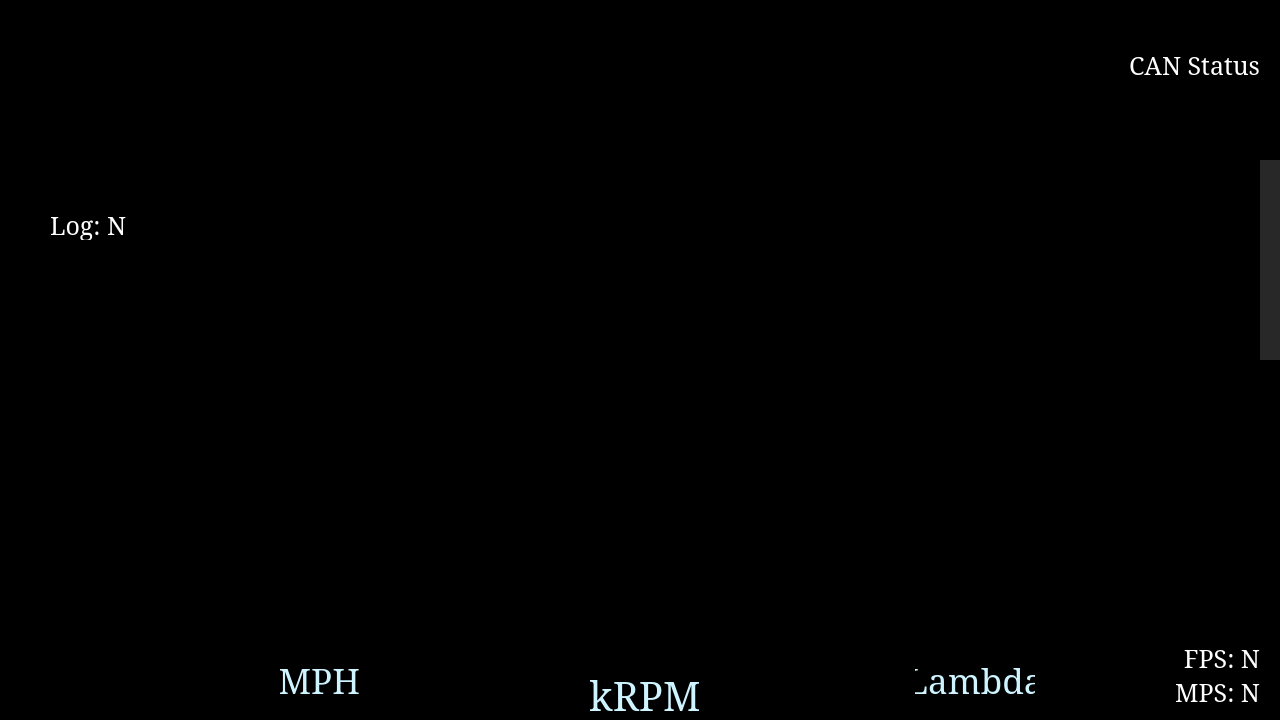
<?xml version="1.0" encoding="UTF-8"?>
<ui version="4.0">
 <class>MainWindow</class>
 <widget class="QMainWindow" name="MainWindow">
  <property name="geometry">
   <rect>
    <x>0</x>
    <y>0</y>
    <width>1280</width>
    <height>720</height>
   </rect>
  </property>
  <property name="sizePolicy">
   <sizepolicy hsizetype="Preferred" vsizetype="Preferred">
    <horstretch>0</horstretch>
    <verstretch>0</verstretch>
   </sizepolicy>
  </property>
  <property name="font">
   <font>
    <family>Garamond</family>
   </font>
  </property>
  <property name="cursor">
   <cursorShape>BlankCursor</cursorShape>
  </property>
  <property name="windowTitle">
   <string>MainWindow</string>
  </property>
  <property name="styleSheet">
   <string notr="true">background-color: black;font-family:Garamond;</string>
  </property>
  <widget class="QWidget" name="centralwidget">
   <property name="font">
    <font>
     <family>Garamond</family>
    </font>
   </property>
   <widget class="VelocityDial" name="VelocityDial" native="true">
    <property name="geometry">
     <rect>
      <x>140</x>
      <y>410</y>
      <width>375</width>
      <height>375</height>
     </rect>
    </property>
   </widget>
   <widget class="AFRDial" name="AFRDial" native="true">
    <property name="geometry">
     <rect>
      <x>765</x>
      <y>410</y>
      <width>375</width>
      <height>375</height>
     </rect>
    </property>
   </widget>
   <widget class="RPMDial" name="RPMDial" native="true">
    <property name="geometry">
     <rect>
      <x>390</x>
      <y>350</y>
      <width>500</width>
      <height>500</height>
     </rect>
    </property>
   </widget>
   <widget class="QLabel" name="RPMLabel">
    <property name="geometry">
     <rect>
      <x>590</x>
      <y>675</y>
      <width>110</width>
      <height>40</height>
     </rect>
    </property>
    <property name="styleSheet">
     <string notr="true">color: #CEF4FF;background-color:rgba(0,0,0,0);font-size:40px;</string>
    </property>
    <property name="text">
     <string>kRPM</string>
    </property>
    <property name="alignment">
     <set>Qt::AlignCenter</set>
    </property>
   </widget>
   <widget class="QLabel" name="VelocityLabel">
    <property name="geometry">
     <rect>
      <x>280</x>
      <y>665</y>
      <width>80</width>
      <height>30</height>
     </rect>
    </property>
    <property name="styleSheet">
     <string notr="true">color: #CEF4FF;background-color:rgba(0,0,0,0);font-size:35px</string>
    </property>
    <property name="text">
     <string>MPH</string>
    </property>
    <property name="alignment">
     <set>Qt::AlignRight|Qt::AlignTrailing|Qt::AlignVCenter</set>
    </property>
   </widget>
   <widget class="QLabel" name="AFRLabel">
    <property name="geometry">
     <rect>
      <x>915</x>
      <y>665</y>
      <width>120</width>
      <height>30</height>
     </rect>
    </property>
    <property name="styleSheet">
     <string notr="true">color: #CEF4FF;background-color:rgba(0,0,0,0);font-size:35px;</string>
    </property>
    <property name="text">
     <string>Lambda</string>
    </property>
    <property name="alignment">
     <set>Qt::AlignCenter</set>
    </property>
   </widget>
   <widget class="GearWidget" name="Gear" native="true">
    <property name="geometry">
     <rect>
      <x>500</x>
      <y>24</y>
      <width>280</width>
      <height>310</height>
     </rect>
    </property>
   </widget>
   <widget class="BorderBackgroundWidget" name="LeftNumBox" native="true">
    <property name="geometry">
     <rect>
      <x>230</x>
      <y>50</y>
      <width>240</width>
      <height>330</height>
     </rect>
    </property>
    <widget class="CoolantDisplay" name="CoolantTemp" native="true">
     <property name="geometry">
      <rect>
       <x>0</x>
       <y>0</y>
       <width>240</width>
       <height>165</height>
      </rect>
     </property>
    </widget>
    <widget class="ExhaustDisplay" name="ExhaustTemp" native="true">
     <property name="geometry">
      <rect>
       <x>0</x>
       <y>165</y>
       <width>240</width>
       <height>165</height>
      </rect>
     </property>
     <property name="styleSheet">
      <string notr="true">color: white; font-size : 80pt; background-color : rgba(0, 0, 0, 0)</string>
     </property>
    </widget>
   </widget>
   <widget class="BorderBackgroundWidget" name="RightNumBox" native="true">
    <property name="geometry">
     <rect>
      <x>810</x>
      <y>50</y>
      <width>240</width>
      <height>330</height>
     </rect>
    </property>
    <widget class="BrakeDisplay" name="Brake" native="true">
     <property name="geometry">
      <rect>
       <x>0</x>
       <y>0</y>
       <width>240</width>
       <height>165</height>
      </rect>
     </property>
    </widget>
    <widget class="BatteryDisplay" name="Battery" native="true">
     <property name="geometry">
      <rect>
       <x>0</x>
       <y>165</y>
       <width>240</width>
       <height>165</height>
      </rect>
     </property>
    </widget>
   </widget>
   <widget class="QLabel" name="TimeLabel">
    <property name="geometry">
     <rect>
      <x>850</x>
      <y>15</y>
      <width>410</width>
      <height>30</height>
     </rect>
    </property>
    <property name="styleSheet">
     <string notr="true">color: white; font-size : 25px; background-color : rgba(0, 0, 0, 0)</string>
    </property>
    <property name="text">
     <string/>
    </property>
    <property name="alignment">
     <set>Qt::AlignRight|Qt::AlignTrailing|Qt::AlignVCenter</set>
    </property>
   </widget>
   <widget class="QLabel" name="LogLabel">
    <property name="geometry">
     <rect>
      <x>50</x>
      <y>210</y>
      <width>100</width>
      <height>30</height>
     </rect>
    </property>
    <property name="styleSheet">
     <string notr="true">color: white; font-size : 25px; background-color : rgba(0, 0, 0, 0)</string>
    </property>
    <property name="text">
     <string>Log: N</string>
    </property>
    <property name="alignment">
     <set>Qt::AlignLeading|Qt::AlignLeft|Qt::AlignVCenter</set>
    </property>
   </widget>
   <widget class="QLabel" name="CANConnectionLabel">
    <property name="geometry">
     <rect>
      <x>990</x>
      <y>80</y>
      <width>270</width>
      <height>30</height>
     </rect>
    </property>
    <property name="styleSheet">
     <string notr="true">color: white; font-size : 25px; background-color : rgba(0, 0, 0, 0)</string>
    </property>
    <property name="text">
     <string/>
    </property>
    <property name="alignment">
     <set>Qt::AlignRight|Qt::AlignTrailing|Qt::AlignVCenter</set>
    </property>
   </widget>
   <widget class="QLabel" name="CANStatusLabel">
    <property name="geometry">
     <rect>
      <x>1070</x>
      <y>50</y>
      <width>190</width>
      <height>30</height>
     </rect>
    </property>
    <property name="styleSheet">
     <string notr="true">color: white; font-size : 25px; background-color : rgba(0, 0, 0, 0)</string>
    </property>
    <property name="text">
     <string>CAN Status</string>
    </property>
    <property name="alignment">
     <set>Qt::AlignRight|Qt::AlignTrailing|Qt::AlignVCenter</set>
    </property>
   </widget>
   <widget class="QLabel" name="BFRIcon">
    <property name="geometry">
     <rect>
      <x>20</x>
      <y>50</y>
      <width>200</width>
      <height>150</height>
     </rect>
    </property>
    <property name="styleSheet">
     <string notr="true">background-color: rgba(0,0,0,0);</string>
    </property>
    <property name="text">
     <string/>
    </property>
    <property name="pixmap">
     <pixmap resource="../resources.qrc">:/res/bfr_icon</pixmap>
    </property>
    <property name="alignment">
     <set>Qt::AlignCenter</set>
    </property>
   </widget>
   <widget class="ExitLabel" name="ExitLabel">
    <property name="geometry">
     <rect>
      <x>0</x>
      <y>590</y>
      <width>120</width>
      <height>130</height>
     </rect>
    </property>
    <property name="styleSheet">
     <string notr="true">color:white;font-size:30px;background-color: rgba(0,0,0,0);</string>
    </property>
    <property name="text">
     <string/>
    </property>
    <property name="alignment">
     <set>Qt::AlignBottom|Qt::AlignLeading|Qt::AlignLeft</set>
    </property>
   </widget>
   <widget class="QLabel" name="FPSLabel">
    <property name="geometry">
     <rect>
      <x>1150</x>
      <y>640</y>
      <width>110</width>
      <height>70</height>
     </rect>
    </property>
    <property name="styleSheet">
     <string notr="true">color: white; font-size : 25px; background-color : rgba(0, 0, 0, 0)</string>
    </property>
    <property name="text">
     <string>FPS: N
MPS: N</string>
    </property>
    <property name="alignment">
     <set>Qt::AlignRight|Qt::AlignTrailing|Qt::AlignVCenter</set>
    </property>
   </widget>
   <widget class="ErrorBox" name="ErrorBox">
    <property name="geometry">
     <rect>
      <x>1260</x>
      <y>160</y>
      <width>160</width>
      <height>200</height>
     </rect>
    </property>
    <property name="styleSheet">
     <string notr="true">color: white; font-size : 25px; background-color : rgba(40,40,40,255);</string>
    </property>
    <property name="textFormat">
     <enum>Qt::RichText</enum>
    </property>
    <property name="alignment">
     <set>Qt::AlignHCenter|Qt::AlignTop</set>
    </property>
    <property name="wordWrap">
     <bool>true</bool>
    </property>
   </widget>
   <widget class="OnDataMonitorLabel" name="OnDataMonitorLabel">
    <property name="geometry">
     <rect>
      <x>0</x>
      <y>0</y>
      <width>120</width>
      <height>130</height>
     </rect>
    </property>
    <property name="styleSheet">
     <string notr="true">color:white;font-size:30px;background-color: rgba(0,0,0,0);</string>
    </property>
    <property name="text">
     <string/>
    </property>
    <property name="alignment">
     <set>Qt::AlignBottom|Qt::AlignLeading|Qt::AlignLeft</set>
    </property>
   </widget>
   <widget class="DataMonitor" name="DataMonitor" native="true">
    <property name="geometry">
     <rect>
      <x>30</x>
      <y>30</y>
      <width>1220</width>
      <height>660</height>
     </rect>
    </property>
    <property name="styleSheet">
     <string notr="true">background-color:rgba(0,0,0,0);</string>
    </property>
   </widget>
   <zorder>LeftNumBox</zorder>
   <zorder>VelocityDial</zorder>
   <zorder>AFRDial</zorder>
   <zorder>RPMDial</zorder>
   <zorder>RPMLabel</zorder>
   <zorder>VelocityLabel</zorder>
   <zorder>AFRLabel</zorder>
   <zorder>Gear</zorder>
   <zorder>RightNumBox</zorder>
   <zorder>TimeLabel</zorder>
   <zorder>LogLabel</zorder>
   <zorder>CANConnectionLabel</zorder>
   <zorder>CANStatusLabel</zorder>
   <zorder>BFRIcon</zorder>
   <zorder>ExitLabel</zorder>
   <zorder>FPSLabel</zorder>
   <zorder>ErrorBox</zorder>
   <zorder>OnDataMonitorLabel</zorder>
   <zorder>DataMonitor</zorder>
  </widget>
  <widget class="QMenuBar" name="menubar">
   <property name="geometry">
    <rect>
     <x>0</x>
     <y>0</y>
     <width>1280</width>
     <height>22</height>
    </rect>
   </property>
  </widget>
 </widget>
 <customwidgets>
  <customwidget>
   <class>RPMDial</class>
   <extends>QWidget</extends>
   <header>gui/dials/RPMDial.h</header>
   <container>1</container>
  </customwidget>
  <customwidget>
   <class>VelocityDial</class>
   <extends>QWidget</extends>
   <header>gui/dials/VelocityDial.h</header>
   <container>1</container>
  </customwidget>
  <customwidget>
   <class>AFRDial</class>
   <extends>QWidget</extends>
   <header>gui/dials/AFRDial.h</header>
   <container>1</container>
  </customwidget>
  <customwidget>
   <class>GearWidget</class>
   <extends>QWidget</extends>
   <header>gui/gear/GearWidget.h</header>
   <container>1</container>
  </customwidget>
  <customwidget>
   <class>BorderBackgroundWidget</class>
   <extends>QWidget</extends>
   <header>gui/numdisplay/BorderBackgroundWidget.h</header>
   <container>1</container>
  </customwidget>
  <customwidget>
   <class>CoolantDisplay</class>
   <extends>QWidget</extends>
   <header>gui/numdisplay/CoolantDisplay.h</header>
   <container>1</container>
  </customwidget>
  <customwidget>
   <class>ExhaustDisplay</class>
   <extends>QWidget</extends>
   <header>gui/numdisplay/ExhaustDisplay.h</header>
   <container>1</container>
  </customwidget>
  <customwidget>
   <class>BatteryDisplay</class>
   <extends>QWidget</extends>
   <header>gui/numdisplay/BatteryDisplay.h</header>
   <container>1</container>
  </customwidget>
  <customwidget>
   <class>BrakeDisplay</class>
   <extends>QWidget</extends>
   <header>gui/numdisplay/BrakeDisplay.h</header>
   <container>1</container>
  </customwidget>
  <customwidget>
   <class>ExitLabel</class>
   <extends>QLabel</extends>
   <header>gui/misc/ExitLabel.h</header>
  </customwidget>
  <customwidget>
   <class>ErrorBox</class>
   <extends>QLabel</extends>
   <header>gui/errorbox/ErrorBox.h</header>
  </customwidget>
  <customwidget>
   <class>OnDataMonitorLabel</class>
   <extends>QLabel</extends>
   <header>gui/misc/OnDataMonitorLabel.h</header>
  </customwidget>
  <customwidget>
   <class>DataMonitor</class>
   <extends>QWidget</extends>
   <header>gui/datamonitor/DataMonitor.h</header>
   <container>1</container>
  </customwidget>
 </customwidgets>
 <resources>
  <include location="../resources.qrc"/>
 </resources>
 <connections/>
</ui>
